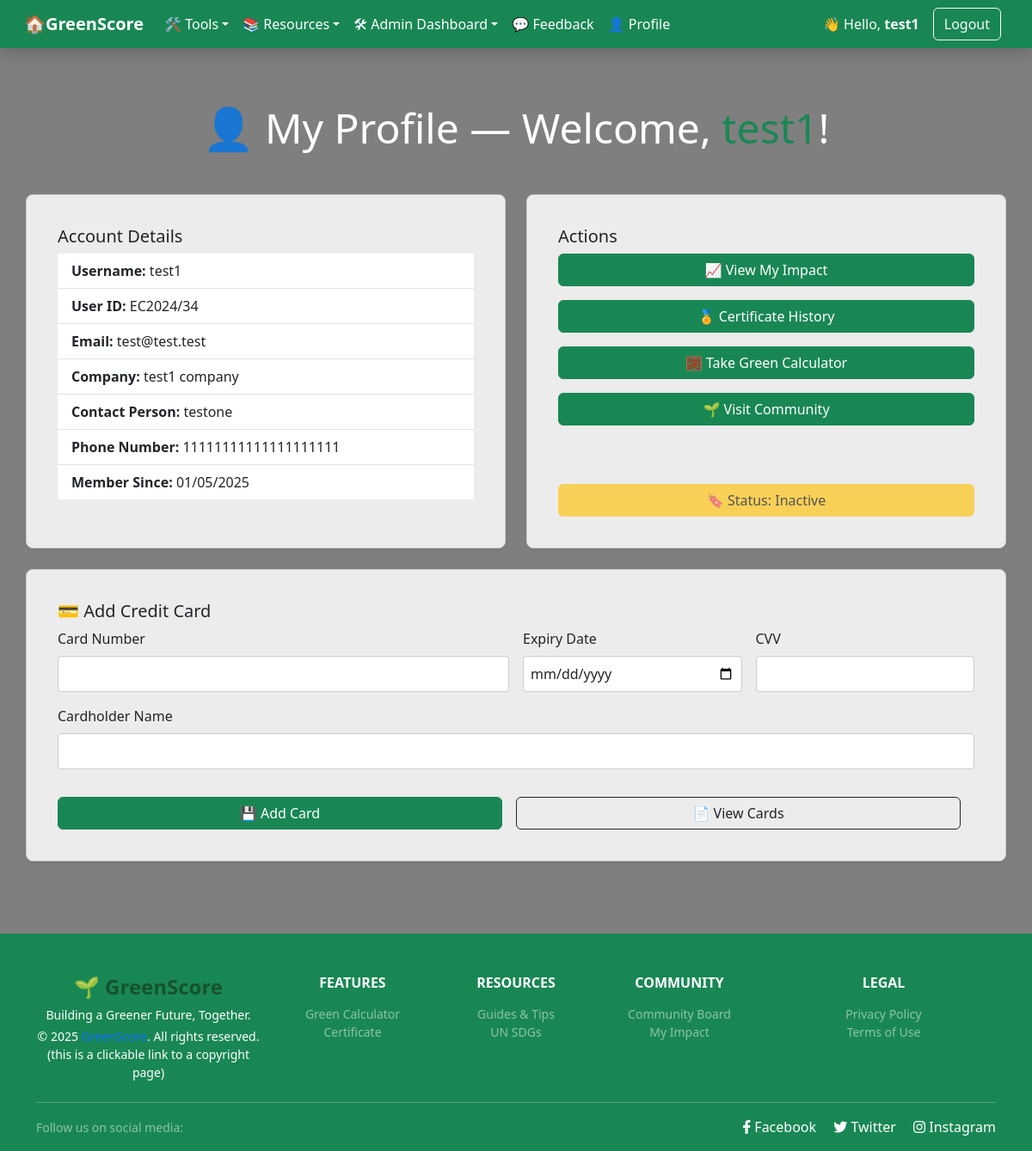
/user_account.php (signed in), run on an earlier commit of the app's database.
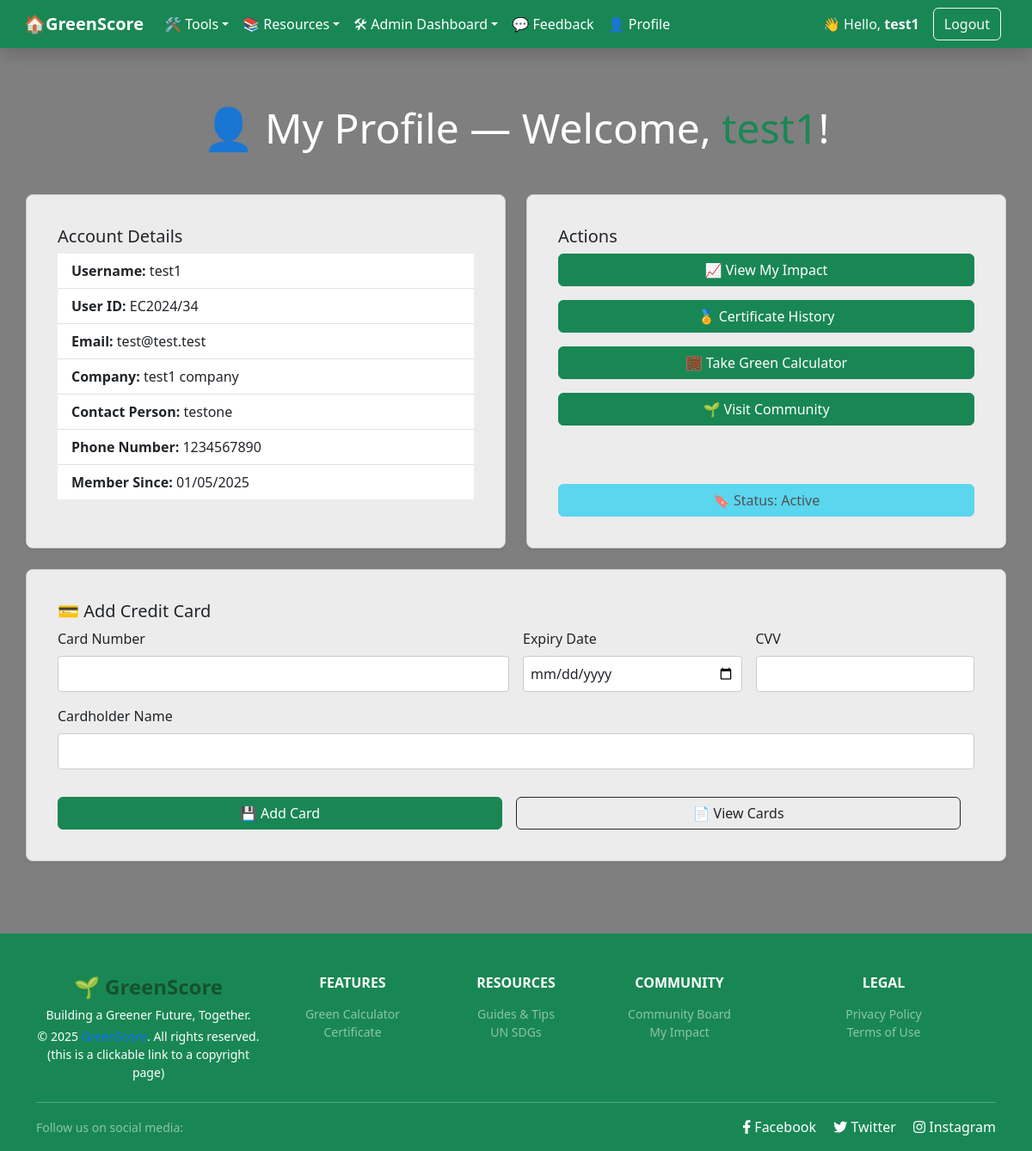
And on a later commit of the database.
### tables this page shows
CREATE TABLE `new_users` (
  `id` int(10) UNSIGNED NOT NULL,
  `username` varchar(50) NOT NULL,
  `email` varchar(100) NOT NULL,
  `password` varchar(255) NOT NULL,
  `role` enum('admin','user') DEFAULT 'user',
  `created_at` timestamp NOT NULL DEFAULT current_timestamp(),
  `cardid` int(10) DEFAULT NULL,
  `status` enum('active','inactive','deactivated') NOT NULL DEFAULT 'active',
  `company_name` varchar(100) DEFAULT NULL,
  `contact_person` varchar(100) DEFAULT NULL,
  `phone_number` varchar(20) DEFAULT NULL
);

### user_account.php (the view, shortened to what this page needs)
<?php
require_once 'includes/connect_db.php';
$user_id = (int) $_SESSION['user_id'];
$q = "SELECT username, email, created_at, status, company_name, contact_person, phone_number FROM new_users WHERE id = ?";
$stmt = mysqli_prepare($link, $q);
mysqli_stmt_bind_param($stmt, 'i', $user_id);
mysqli_stmt_execute($stmt);
$result = mysqli_stmt_get_result($stmt);
if (mysqli_num_rows($result) > 0):
    $row = mysqli_fetch_assoc($result);
    $username = htmlspecialchars($row['username']);
    $email = htmlspecialchars($row['email']);
    $date = date('d/m/Y', strtotime($row['created_at']));
    $status = htmlspecialchars($row['status']);
    $company = htmlspecialchars($row['company_name'] ?? '—');
    $contact = htmlspecialchars($row['contact_person'] ?? '—');
    $phone = htmlspecialchars($row['phone_number'] ?? '—');
    ?>
    <!DOCTYPE html>
    <html lang="en">
    <head>
        <link rel="stylesheet" href="https://cdn.jsdelivr.net/npm/bootstrap@5.3.3/dist/css/bootstrap.min.css">
        <link rel="stylesheet" href="style.css">
        <link rel="stylesheet" href="https://cdnjs.cloudflare.com/ajax/libs/font-awesome/6.4.0/css/all.min.css">
    </head>
    <body>
    <?php include 'includes/nav.php'; ?>
    <div class="container content-wrapper">
        <h1 class="text-white text-center display-5 mb-5">
            👤 My Profile — Welcome, <span class="text-success"><?= $username ?></span>!
        </h1>
        <div class="row gy-4">
            <div class="col-md-6">
                <div class="card card-bg shadow-sm h-100">
                    <div class="card-body">
                        <h5 class="card-title">Account Details</h5>
                        <ul class="list-group list-group-flush">
                            <li class="list-group-item"><strong>Username:</strong> <?= $username ?></li>
                            <li class="list-group-item"><strong>User ID:</strong> EC2024/<?= $user_id ?></li>
                            <li class="list-group-item"><strong>Email:</strong> <?= $email ?></li>
                            <li class="list-group-item"><strong>Company:</strong> <?= $company ?></li>
                            <li class="list-group-item"><strong>Contact Person:</strong> <?= $contact ?></li>
                            <li class="list-group-item"><strong>Phone Number:</strong> <?= $phone ?></li>
                            <li class="list-group-item"><strong>Member Since:</strong> <?= $date ?></li>
                        </ul>
                    </div>
                </div>
            </div>
            <div class="col-md-6">
                <div class="card card-bg shadow-sm h-100">
                    <div class="card-body d-flex flex-column">
                        <h5 class="card-title">Actions</h5>
                        <a href="my_impact.php" class="btn btn-success mb-3">📈 View My Impact</a>
                        <a href="certificate_history.php" class="btn btn-success mb-3">🏅 Certificate History</a>
                        <a href="green_calculator.php" class="btn btn-success mb-3">🧮 Take Green Calculator</a>
                        <a href="community.php" class="btn btn-success mb-3">🌱 Visit Community</a>
                        <?php
                        $btnClass = 'btn-info';
                        if ($status === 'inactive') $btnClass = 'btn-warning';
                        elseif ($status === 'deactivated') $btnClass = 'btn-dark';
                        ?>
                        <button class="btn <?= $btnClass ?> mt-auto" disabled>
                            🔖 Status: <?= ucfirst($status) ?>
                        </button>
                    </div>
                </div>
            </div>
            <div class="col-12">
                <div class="card card-bg shadow-sm">
                    <div class="card-body">
                        <h5 class="card-title">💳 Add Credit Card</h5>
                        <form action="manage_credit_card.php" method="POST" class="row g-3">
                            <div class="col-md-6">
                                <label for="cardNumber" class="form-label">Card Number</label>
                                <input type="text" class="form-control" name="card_number" id="cardNumber" required>
                            </div>
                            <div class="col-md-3">
                                <label for="expiryDate" class="form-label">Expiry Date</label>
                                <input type="date" class="form-control" name="expiry_date" id="expiryDate" required>
                            </div>
                            <div class="col-md-3">
                                <label for="cvv" class="form-label">CVV</label>
                                <input type="text" class="form-control" name="cvv" id="cvv" required>
                            </div>
                            <div class="col-12">
                                <label for="cardHolder" class="form-label">Cardholder Name</label>
                                <input type="text" class="form-control" name="card_name" id="cardHolder" required>
                            </div>
                            <div class="row g-3 mt-3">
                                <div class="col-md-6">
                                    <button type="submit" class="btn btn-success w-100">💾 Add Card</button>
                                </div>
                                <div class="col-md-6">
                                    <a href="view_cards.php" class="btn btn-outline-dark w-100">📄 View Cards</a>
                                </div>
                            </div>
                        </form>
                    </div>
                </div>
            </div>
        </div>
    </div>
    <?php include 'includes/footer.php'; ?>
    </body>
    </html>
<?php
else:
    header('Location: login.php');
    exit();
endif;

### includes/nav.php (shortened to what this page needs)
<header class="sticky-top shadow">
    <nav class="navbar navbar-expand-lg navbar-dark bg-success px-3">
        <div class="container-fluid">
            <a class="navbar-brand fw-bold" href="index.php">🏠GreenScore</a>
            <div class="collapse navbar-collapse" id="navbarNavDropdown">
                <ul class="navbar-nav me-auto mb-2 mb-lg-0">
                    <li class="nav-item dropdown">
                        <a class="nav-link dropdown-toggle" href="#" id="toolsDropdown" role="button"
                           data-bs-toggle="dropdown" aria-expanded="false">🛠️ Tools</a>
                    </li>
                    <li class="nav-item dropdown">
                        <a class="nav-link dropdown-toggle" href="#" id="infoDropdown" role="button"
                           data-bs-toggle="dropdown" aria-expanded="false">📚 Resources</a>
                    </li>
                    <?php if (isset($_SESSION['role']) && $_SESSION['role'] === 'admin'): ?>
                        <li class="nav-item dropdown">
                            <a class="nav-link dropdown-toggle" href="#" id="adminDropdown" role="button"
                               data-bs-toggle="dropdown" aria-expanded="false">🛠 Admin Dashboard</a>
                        </li>
                    <?php endif; ?>
                    <li class="nav-item"><a class="nav-link" href="feedback.php">💬 Feedback</a></li>
                    <?php if (isset($_SESSION['username'])): ?>
                        <li class="nav-item"><a class="nav-link" href="user_account.php">👤 Profile</a></li>
                    <?php endif; ?>
                </ul>
                <ul class="navbar-nav mb-2 mb-lg-0">
                    <?php if (isset($_SESSION['username'])): ?>
                        <li class="nav-item d-flex align-items-center text-light me-3">
                            <span>👋 Hello, <strong><?= htmlspecialchars($_SESSION['username']) ?></strong></span>
                        </li>
                        <li class="nav-item me-2">
                            <a class="btn btn-outline-light" href="logout.php">Logout</a>
                        </li>
                    <?php endif; ?>
                </ul>
            </div>
        </div>
    </nav>
</header>

### includes/footer.php
<footer class="bg-success text-white pt-5 pb-3 mt-auto">
    <div class="container">
        <div class="row gy-4">
            <div class="col-12 col-md-3">
                <h4 class="fw-bold mb-2">🌱 GreenScore</h4>
                <p class="small mb-1">Building a Greener Future, Together.</p>
                <small class="d-block">
                    &copy; <?= date('Y'); ?>
                    <a href="greenscore_copyright.php" class="text-decoration-none">GreenScore</a>.
                    All rights reserved.(this is a clickable link to a copyright page)
                </small>
            </div>
            <div class="col-6 col-md-2">
                <h6 class="text-uppercase fw-bold mb-3">Features</h6>
                <ul class="list-unstyled small">
                    <li><a class="text-white-50 text-decoration-none" href="green_calculator.php">Green Calculator</a></li>
                    <li><a class="text-white-50 text-decoration-none" href="certificate_preview.php">Certificate</a></li>
                </ul>
            </div>
            <div class="col-6 col-md-2">
                <h6 class="text-uppercase fw-bold mb-3">Resources</h6>
                <ul class="list-unstyled small">
                    <li><a class="text-white-50 text-decoration-none" href="green_resources.php">Guides & Tips</a></li>
                    <li><a class="text-white-50 text-decoration-none" href="https://sdgs.un.org/goals" target="_blank">UN SDGs</a></li>
                </ul>
            </div>
            <div class="col-6 col-md-2">
                <h6 class="text-uppercase fw-bold mb-3">Community</h6>
                <ul class="list-unstyled small">
                    <li><a class="text-white-50 text-decoration-none" href="community.php">Community Board</a></li>
                    <li><a class="text-white-50 text-decoration-none" href="my_impact.php">My Impact</a></li>
                </ul>
            </div>
            <div class="col-6 col-md-3">
                <h6 class="text-uppercase fw-bold mb-3">Legal</h6>
                <ul class="list-unstyled small">
                    <li><a class="text-white-50 text-decoration-none" href="privacy.php">Privacy Policy</a></li>
                    <li><a class="text-white-50 text-decoration-none" href="terms.php">Terms of Use</a></li>
                </ul>
            </div>
        </div>
        <hr class="border-white-50 mt-4">
        <div class="d-flex flex-column flex-md-row justify-content-between align-items-center">
            <div class="mb-2 mb-md-0">
                <small class="text-white-50">Follow us on social media:</small>
            </div>
            <div>
                <a href="https://www.facebook.com" target="_blank" class="text-white text-decoration-none me-3">
                    <i class="fab fa-facebook-f"></i> Facebook
                </a>
                <a href="https://www.twitter.com" target="_blank" class="text-white text-decoration-none me-3">
                    <i class="fab fa-twitter"></i> Twitter
                </a>
                <a href="https://www.instagram.com" target="_blank" class="text-white text-decoration-none">
                    <i class="fab fa-instagram"></i> Instagram
                </a>
            </div>
        </div>
    </div>
</footer>

### style.css (style rules this page uses)
:root { --green-primary: #198754; --green-light: #d4edda; --green-dark: #14532d; --gray-light: #f8f9fa; --gray-dark: #343a40; --text-dark: #212529; --white: #ffffff; }
body { font-family: 'Segoe UI', sans-serif; background-color: var(--gray-light); color: var(--text-dark); margin: 0; padding: 0; }
.navbar { background-color: var(--green-primary); }
.navbar .nav-link, .navbar .navbar-brand { color: var(--white) !important; }
.btn-success { background-color: var(--green-primary); border-color: var(--green-primary); }
.card, .result-box, .certificate-box { background-color: var(--white); border: 1px solid #ccc; border-radius: 8px; padding: 20px; margin-bottom: 20px; }
footer { background-color: var(--green-primary); color: var(--white); padding: 1rem; text-align: center; }
textarea, select, input[type="text"], input[type="email"], input[type="password"], input[type="date"], input[type="number"] { border-radius: 4px; border: 1px solid #ccc; padding: 8px; width: 100%; }
h1, h2, h3, h4, h5 { color: var(--green-dark); }
.text-center { text-align: center; }
.mt-4 { margin-top: 2rem; }

### user_account.php (style rules this page uses)
html, body { height: 100%; margin: 0; display: flex; flex-direction: column; }
.content-wrapper { flex: 1; }
body { min-height: 100vh; margin: 0; background: url('assets/images/forest-hero.jpg') center/cover no-repeat fixed; position: relative; }
body::before { content: ''; position: absolute; inset: 0; background: rgba(0,0,0,0.5); z-index: 0; }
.content-wrapper { position: relative; z-index: 1; padding: 4rem 0; }
.card-bg { background: rgba(255,255,255,0.85); }
footer { position: relative; z-index: 1; color: #444; padding: 2rem 0; }

What changed in the data, as far as the page shows it:
changed new_users "test1": phone_number "11111111111111111111" → "1234567890"; status "Inactive" → "Active"
